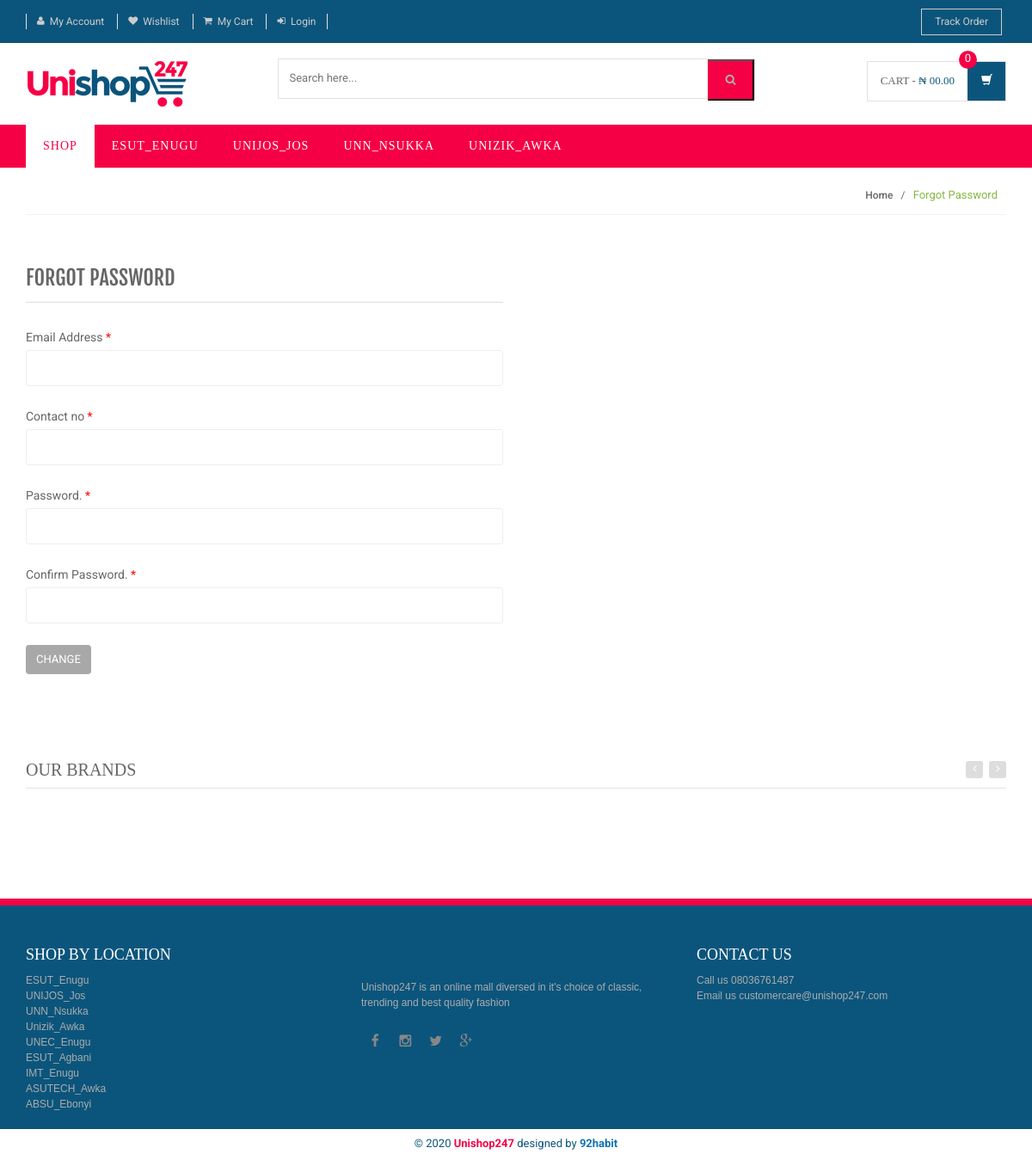
/forgot-password.php, run on the app's committed database.
### tables this page shows
CREATE TABLE `category` (
  `id` int(11) NOT NULL,
  `categoryName` varchar(255) DEFAULT NULL,
  `categoryDescription` longtext,
  `creationDate` timestamp NOT NULL DEFAULT CURRENT_TIMESTAMP,
  `updationDate` varchar(255) DEFAULT NULL
);

### includes/menu-bar.php (the view, shortened to what this page needs)
<div class="header-nav animate-dropdown">
    <div class="container">
        <div class="yamm navbar navbar-default" role="navigation">
            <div class="nav-bg-class">
                <div class="navbar-collapse collapse" id="mc-horizontal-menu-collapse">
	<div class="nav-outer">
		<ul class="nav navbar-nav">
			<li class="active dropdown yamm-fw">
				<a href="index.php" data-hover="dropdown" class="dropdown-toggle">Shop</a>
			</li>
              <?php $sql=mysqli_query($con,"select id,categoryName  from category limit 4");
while($row=mysqli_fetch_array($sql))
{
    ?>
			<li class="dropdown yamm">
				<a href="category.php?cid=<?php echo $row['id'];?>"> <?php echo $row['categoryName'];?></a>
			</li>
			<?php } ?>
		</ul>
		<div class="clearfix"></div>
	</div>
</div>
            </div>
        </div>
    </div>
</div>

### includes/footer.php (shortened to what this page needs)
<footer id="footer" class="footer color-bg">
	  <div class="links-social">
        <div class="container">
            <div class="row">
            	<div class="col-xs-12 col-sm-6 col-md-4 ">
<div class="contact-information  centered">
	<div class="module-heading">
		<h4 class="module-title">shop by location</h4>
	</div>
	<div class="module-body ">
        <ul class="toggle-footer" style="">
            <li class="media">
                <?php $sql=mysqli_query($con,"select id,categoryName  from category");
while($row=mysqli_fetch_array($sql))
{
    ?>
                <div class="media-body">
                    <span><a href="category.php?cid=<?php echo $row['id'];?>" class="dropdown-toggle">
                <?php echo $row['categoryName'];?></a><?php }?></span><br>
                </div>
            </li>
            </ul>
    </div>
</div>
            	</div>
            	<div class="col-xs-12 col-sm-6 col-md-4">
<div class="contact-info">
    <div class="footer-logo">
        <div class="logo">
        </div>
    </div>
     <div class="module-body m-t-20">
        <p class="about-us">Unishop247 is an online mall diversed in it's choice of classic, trending and best quality fashion</p>
        <div class="social-icons">
        <a href="#"><i class="icon fa fa-facebook"></i></a>
        <a href="#"><i class="icon fa fa-instagram"></i></a>
        <a href="#"><i class="icon fa fa-twitter"></i></a>
        <a href="#"><i class="icon fa fa-google-plus"></i></a>
        </div>
    </div>
</div>
            	</div>
            	<div class="col-xs-12 col-sm-6 col-md-4">
<div class="contact-information">
	<div class="module-heading">
		<h4 class="module-title">contact us</h4>
	</div>
	<div class="module-body ">
        <ul class="toggle-footer" style="">
            <li class="media">
                <div class="media-body">
                    <span>Call us <a href="tel:08036761487">08036761487</a></span><br>
                    <span>Email us <a href="mailto:customercare@unishop247.com">customercare@unishop247.com</a></span><br>
                </div>
            </li>
            </ul>
    </div>
</div>
            	</div>
            </div>
        </div>
    </div>
<div class="row" style="background: #fff; color: #0b557c; text-align: center; padding: 8px 0 0 0;">
    <div class="container">
        <p>&copy; <?php echo date("Y");?><a href="index.php"><b style="color: #f50045;"> Unishop247</b></a> designed by <a target="_blank" href="https://www.instagram.com/92habit"><b style="color: #0b73b2;"> 92habit</b></a></p>
    </div>
            </div>

### assets/css/green.css (style rules this page uses)
a { color: #0b557c; }
.header-style-1 .header-nav { background: #f50045; }
.cnt-home .header-style-1 .header-nav .navbar .navbar-nav > li.active > a { background: #fff; color: #f50045 !important; }

### assets/css/lightbox.css (style rules this page uses)
body:after { content: url(../images/close.png) url(../images/loading.gif) url(../images/prev.png) url(../images/next.png); display: none; }

### assets/css/blue.css (style rules this page uses)
a { color: #3498db; }
.header-style-1 .header-nav { background: #3498db; }
.cnt-home .header-style-1 .header-nav .navbar .navbar-nav > li.active { background: #1d6ca1; }

### assets/css/red.css (style rules this page uses)
a { color: #ff6c6c; }
.header-style-1 .header-nav { background: #ff6c6c; }
.cnt-home .header-style-1 .header-nav .navbar .navbar-nav > li.active { background: #ff1a1a; }

### assets/css/orange.css (style rules this page uses)
a { color: #f39c12; }
.header-style-1 .header-nav { background: #f39c12; }
.cnt-home .header-style-1 .header-nav .navbar .navbar-nav > li.active { background: #ab6c09; }

### assets/css/dark-green.css (style rules this page uses)
a { color: #12cca7; }
.header-style-1 .header-nav { background: #12cca7; }
.cnt-home .header-style-1 .header-nav .navbar .navbar-nav > li.active { background: #0b816a; }

### data on the page
category: categoryName "ESUT_ENUGU", categoryName "ESUT_Enugu"
category: categoryName "UNIJOS_JOS", categoryName "UNIJOS_Jos"
category: categoryName "UNN_NSUKKA", categoryName "UNN_Nsukka"
category: categoryName "UNIZIK_AWKA", categoryName "Unizik_Awka"
category: categoryName "UNEC_Enugu"
category: categoryName "ESUT_Agbani"
category: categoryName "IMT_Enugu"
category: categoryName "ASUTECH_Awka"
category: categoryName "ABSU_Ebonyi"
